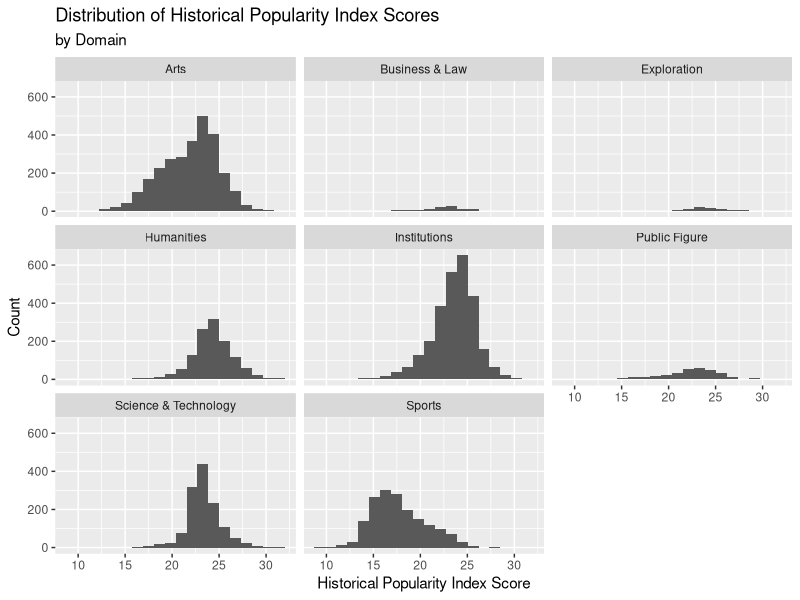
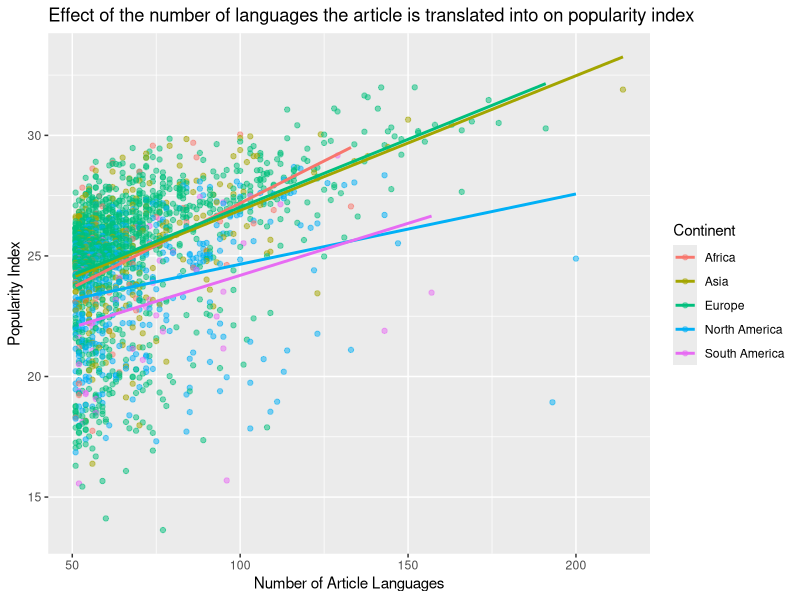

R code for these plots, in order:
## ---- chunk 1
knitr::opts_chunk$set(echo = FALSE)
## ---- chunk 2
library(tidyverse)
library(broom)
## ---- chunk 3
panth <- read_csv("data/cdatabase.csv",
                  na = c("Unknown", "1237?", "530s"))
## ---- chunk 4
panth_mod <- na.omit(panth)

panth_mod %>%
  ncol()

panth_mod %>%
  nrow()
## ---- chunk 5
panth_mod %>%
  count(domain) %>%
  arrange(desc(n))

panth_mod %>%
  count(continent) %>%
  arrange(desc(n))
## ---- chunk 6
panth_mod %>%
  ggplot(mapping = aes(x = historical_popularity_index)) +
  geom_histogram(bins = 20) + 
  facet_wrap(~domain) +
  labs(title = "Distribution of Historical Popularity Index Scores", y = "Count", 
       x = "Historical Popularity Index Score", subtitle = "by Domain")

panth_mod %>%
  group_by(domain)%>%
  summarise(mean = mean(historical_popularity_index), 
            median = median(historical_popularity_index), 
            sd = sd(historical_popularity_index))
## ---- chunk 7
panth_mod %>%
  count(sex) %>%
  mutate(prop = n/sum(n))
## ---- chunk 8
m_pop_sex <- lm(historical_popularity_index ~ sex , data = panth_mod)
tidy(m_pop_sex) %>%
  select(term, estimate)
## ---- chunk 9
glance(m_pop_sex)$r.squared
## ---- chunk 10
panth_mod%>%
  filter(birth_year > 1920)%>%
  count(sex)%>%
  mutate(prop = n/sum(n))
## ---- chunk 11
m_pop_sex2 <- lm(historical_popularity_index ~ sex , data = panth_mod%>%filter(birth_year > 1920))
tidy(m_pop_sex2) %>%
  select(term, estimate)
## ---- chunk 12
panth_mod %>%
  filter(article_languages > 50 & continent != "Oceania")%>%
  ggplot(mapping = aes(y = historical_popularity_index, x = article_languages,
                       color = factor(continent))) + geom_point(alpha = .5) + 
    geom_smooth(method = "lm", se = FALSE)+
    labs(x = "Number of Article Languages", y = "Popularity Index", 
    title = "Effect of the number of languages the article is translated into on popularity index", color = "Continent") 
## ---- chunk 13
panth_mod %>%
  select(full_name, historical_popularity_index, article_languages, country) %>%
  filter(historical_popularity_index <20, article_languages >175)
## ---- chunk 14
m_full <- lm(historical_popularity_index ~ sex +
               domain +
               article_languages +
               continent +
               continent * article_languages,
             data = panth_mod)
tidy(m_full) %>%
  select(term, estimate)
## ---- chunk 15
glance(m_full)$r.squared
## ---- chunk 16
selected_model <- step(m_full, direction = "backward")

tidy(selected_model) %>%
  select(term, estimate)

glance(m_full)$AIC
## ---- chunk 17
haversine <- function(long1, lat1, long2, lat2, round = 3) {
  # convert to radians
  long1 = long1 * pi / 180
  lat1  = lat1  * pi / 180
  long2 = long2 * pi / 180
  lat2  = lat2  * pi / 180
  
  R = 6371 # Earth mean radius in km
  
  a = sin((lat2 - lat1)/2)^2 + cos(lat1) * cos(lat2) * sin((long2 - long1)/2)^2
  d = R * 2 * asin(sqrt(a))
  
  return( round(d,round) ) # distance in km
}
## ---- chunk 18
panth_mod2 <- panth_mod%>%
  filter(domain == "Arts", continent == "Europe")%>%
  mutate(long.arts = longitude, lat.arts = latitude, name.arts = full_name)%>%
  head(3)%>%
  select(long.arts,lat.arts,name.arts,continent)

panth_mod3 <- panth_mod%>%
  filter(domain == "Science & Technology", continent == "Europe")%>%
  mutate(long.sci = longitude, lat.sci = latitude, name.sci = full_name)%>%
  head(3)%>%
  select(long.sci,lat.sci,name.sci,continent)

art_sci <- full_join(panth_mod2, panth_mod3, by = "continent")

art_sci <- art_sci%>%
  mutate(distance = haversine(long.arts, lat.arts, long.sci, lat.sci,round=3))
## ---- chunk 19

art_sci %>%
  select(distance,name.arts,name.sci) %>%
  arrange(distance)
## ---- chunk 20
art_sci_mindist <- art_sci %>%
  group_by(name.arts) %>%
  mutate(closest = min(distance)) 
  
art_sci_mindist%>%
  filter(closest == distance)%>%
  select(name.arts,closest,name.sci)
